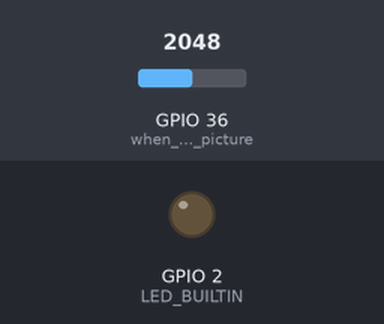
This sketch was run on a simulated ESP32. On the bench: output pins drawn as LEDs (lit = HIGH). The test bench sets the inputs (shaded band); at power-on: GPIO 36 (when_HIGH_take_picture) = 2048. Storage starts empty; random numbers use the default seed unless the sketch sets one; the camera gives no picture; what the sketch prints to the serial monitor is not drawn.

Above: at 1.5 s.
1.6 s: GPIO 36 (when_HIGH_take_picture) set to 1056
4.7 s: GPIO 36 (when_HIGH_take_picture) set to 948
At 5.9 s:
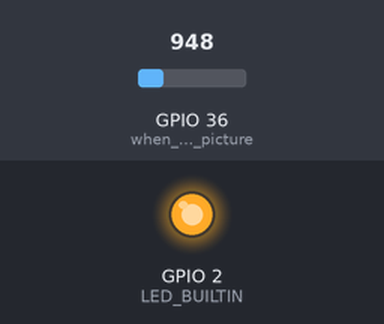
6.3 s: GPIO 36 (when_HIGH_take_picture) set to 1040
At 6.7 s:
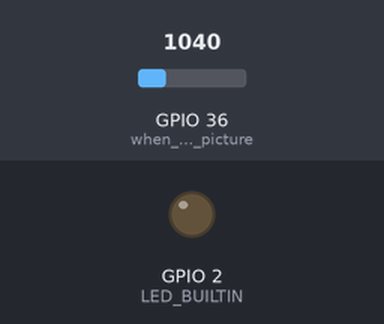
9.4 s: GPIO 36 (when_HIGH_take_picture) set to 960
At 11.0 s:
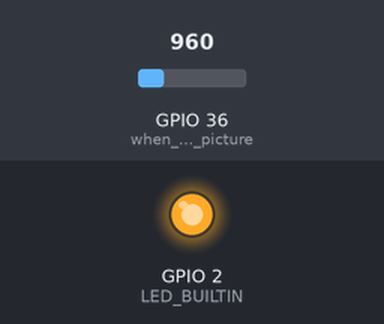
Timing chart, 0 to 12.2 s (numbered marks = the images above; inputs shaded):
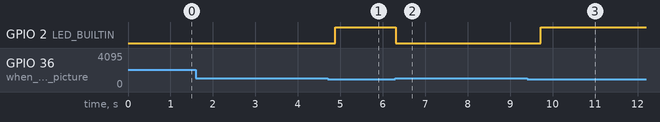

The sketch:

image-sd-touch-oled-count.ino
```cpp
/*
typedef enum {
    FRAMESIZE_96X96,    // 96x96
    FRAMESIZE_QQVGA,    // 160x120
    FRAMESIZE_QCIF,     // 176x144
    FRAMESIZE_HQVGA,    // 240x176
    FRAMESIZE_240X240,  // 240x240
    FRAMESIZE_QVGA,     // 320x240
    FRAMESIZE_CIF,      // 400x296
    FRAMESIZE_HVGA,     // 480x320
    FRAMESIZE_VGA,      // 640x480
    FRAMESIZE_SVGA,     // 800x600
    FRAMESIZE_XGA,      // 1024x768
    FRAMESIZE_HD,       // 1280x720
    FRAMESIZE_SXGA,     // 1280x1024
    FRAMESIZE_UXGA,     // 1600x1200
    // 3MP Sensors
    FRAMESIZE_FHD,      // 1920x1080
    FRAMESIZE_P_HD,     //  720x1280
    FRAMESIZE_P_3MP,    //  864x1536
    FRAMESIZE_QXGA,     // 2048x1536
    // 5MP Sensors
    FRAMESIZE_QHD,      // 2560x1440
    FRAMESIZE_WQXGA,    // 2560x1600
    FRAMESIZE_P_FHD,    // 1080x1920
    FRAMESIZE_QSXGA,    // 2560x1920
    FRAMESIZE_INVALID
} framesize_t;
*
*
*
typedef enum {
    PIXFORMAT_RGB565,    // 2BPP/RGB565
    PIXFORMAT_YUV422,    // 2BPP/YUV422
    PIXFORMAT_YUV420,    // 1.5BPP/YUV420
    PIXFORMAT_GRAYSCALE, // 1BPP/GRAYSCALE
    PIXFORMAT_JPEG,      // JPEG/COMPRESSED
    PIXFORMAT_RGB888,    // 3BPP/RGB888
    PIXFORMAT_RAW,       // RAW
    PIXFORMAT_RGB444,    // 3BP2P/RGB444
    PIXFORMAT_RGB555,    // 3BP2P/RGB555
} pixformat_t;

*

*/

#include "esp_camera.h"
#include "FS.h"
#include "SD.h"
#include "SPI.h"

//#define CAMERA_MODEL_XIAO_ESP32S3 // Has PSRAM


//#if defined(CAMERA_MODEL_XIAO_ESP32S3)
#define PWDN_GPIO_NUM     -1
#define RESET_GPIO_NUM    -1
#define XCLK_GPIO_NUM     10
#define SIOD_GPIO_NUM     40
#define SIOC_GPIO_NUM     39

#define Y9_GPIO_NUM       48
#define Y8_GPIO_NUM       11
#define Y7_GPIO_NUM       12
#define Y6_GPIO_NUM       14
#define Y5_GPIO_NUM       16
#define Y4_GPIO_NUM       18
#define Y3_GPIO_NUM       17
#define Y2_GPIO_NUM       15
#define VSYNC_GPIO_NUM    38
#define HREF_GPIO_NUM     47
#define PCLK_GPIO_NUM     13

//#else
//#error "Camera model not selected"
//#endif

//#include "camera_pins.h"

//int myNextImage = 5000;   //seconds between images
unsigned long lastCaptureTime = 0; // Last shooting time
int imageCount = 1;                // File Counter
bool camera_sign = false;          // Check camera status
bool sd_sign = false;              // Check sd status

// Save pictures to SD card
void photo_save(const char * fileName) {
  // Take a photo
  camera_fb_t *fb = esp_camera_fb_get();
  if (!fb) {
    Serial.println("Failed to get camera frame buffer");
    return;
  }
  // Save photo to file
  writeFile(SD, fileName, fb->buf, fb->len);

   // Calculate file size in KB
  float fileSizeKB = fb->len / 1024.0;

  // Print the file size
 Serial.printf("File size: %.2f KB\n", fileSizeKB);

  // Release image buffer
  esp_camera_fb_return(fb);

 // Serial.println("Photo saved to file");
}

// SD card write file
void writeFile(fs::FS &fs, const char * path, uint8_t * data, size_t len){
   // Serial.printf("Writing file: %s\n", path);

    File file = fs.open(path, FILE_WRITE);
    if(!file){
        Serial.println("Failed to open file for writing");
        return;
    }
    if(file.write(data, len) == len){
      //  Serial.println("File written");
    } else {
        Serial.println("Write failed");
    }
    file.close();
}

void setup() {
  Serial.begin(115200);
  pinMode(A0, INPUT);    // when HIGH take picture
  pinMode(LED_BUILTIN,OUTPUT);
  randomSeed(analogRead(A0));  // Seed the random number generator
  imageCount = random(100000);  // so the filename count starts different each time
  if(!Serial){delay(3000);} // This is non-blocking. Does add a delay which can be useful when things go bad.
  // while (!Serial) {delay(10);} // blocking


  camera_config_t config;
  config.ledc_channel = LEDC_CHANNEL_0;
  config.ledc_timer = LEDC_TIMER_0;
  config.pin_d0 = Y2_GPIO_NUM;
  config.pin_d1 = Y3_GPIO_NUM;
  config.pin_d2 = Y4_GPIO_NUM;
  config.pin_d3 = Y5_GPIO_NUM;
  config.pin_d4 = Y6_GPIO_NUM;
  config.pin_d5 = Y7_GPIO_NUM;
  config.pin_d6 = Y8_GPIO_NUM;
  config.pin_d7 = Y9_GPIO_NUM;
  config.pin_xclk = XCLK_GPIO_NUM;
  config.pin_pclk = PCLK_GPIO_NUM;
  config.pin_vsync = VSYNC_GPIO_NUM;
  config.pin_href = HREF_GPIO_NUM;
  config.pin_sscb_sda = SIOD_GPIO_NUM;
  config.pin_sscb_scl = SIOC_GPIO_NUM;
  config.pin_pwdn = PWDN_GPIO_NUM;
  config.pin_reset = RESET_GPIO_NUM;
  config.xclk_freq_hz = 20000000;
  config.frame_size = FRAMESIZE_UXGA;
  config.pixel_format = PIXFORMAT_JPEG; // for streaming
  config.grab_mode = CAMERA_GRAB_WHEN_EMPTY;
  config.fb_location = CAMERA_FB_IN_PSRAM;
  config.jpeg_quality = 12;   // 2 best 12 fine
  config.fb_count = 1;

  // if PSRAM IC present, init with UXGA resolution and higher JPEG quality
  //                      for larger pre-allocated frame buffer.
  if(config.pixel_format == PIXFORMAT_JPEG){
    if (psramFound()) {
      Serial.println("PSRAM has been successfully detected.");
    } else {
      Serial.println("PSRAM was NOT detected.");
    }
    if(psramFound()){
      config.jpeg_quality = 10;  //12 low quality --> 4 high quality but causes issues
      config.fb_count = 2;
      config.grab_mode = CAMERA_GRAB_LATEST;
    } else {
      // Limit the frame size when PSRAM is not available
      config.frame_size = FRAMESIZE_SVGA;
      config.fb_location = CAMERA_FB_IN_DRAM;
    }
  } else {
    // Best option for face detection/recognition
    config.frame_size = FRAMESIZE_240X240;
#if CONFIG_IDF_TARGET_ESP32S3
    config.fb_count = 2;
#endif
  }

  // camera init
  esp_err_t err = esp_camera_init(&config);
  if (err != ESP_OK) {
    Serial.printf("Camera init failed with error 0x%x", err);
    return;
  }

  camera_sign = true; // Camera initialization check passes

  // Initialize SD card
  if(!SD.begin(21)){
    Serial.println("Card Mount Failed");
    return;
  }
  uint8_t cardType = SD.cardType();

  // Determine if the type of SD card is available
  if(cardType == CARD_NONE){
    Serial.println("No SD card attached");
    return;
  }

  Serial.print("SD Card Type: ");
  if(cardType == CARD_MMC){
    Serial.println("MMC");
  } else if(cardType == CARD_SD){
    Serial.println("SDSC");
  } else if(cardType == CARD_SDHC){
    Serial.println("SDHC");
  } else {
    Serial.println("UNKNOWN");
  }

  sd_sign = true; // sd initialization check passes


}

void loop() {
    int myA0 = analogRead(A0);
  // Camera & SD available, start taking pictures
  if(camera_sign && sd_sign){
    if (myA0 > 1000){  // actually the max is 4095
      digitalWrite(LED_BUILTIN, LOW);  // onboard LED on (weird)

      Serial.println("Picture taken since A0 was: "+ String(myA0));
      char filename[32];
      sprintf(filename, "/image%d.jpg", imageCount);
      photo_save(filename);
      Serial.printf("Saved picture：%s\n", filename);
      imageCount++;

      delay(500); // so we don't take too many images too fast
      digitalWrite(LED_BUILTIN, HIGH);  // on board LED off (weird)
      Serial.println();
  }
  }
}
```

Measured:
- the behaviour switches between 1001 and 1000 on GPIO 36 (when_HIGH_take_picture) (found by bisection; images 0 and 1)
- after the input at 4.7 s, GPIO 2 (LED_BUILTIN): LOW → HIGH after 0.19 s
- after the input at 6.3 s, GPIO 2 (LED_BUILTIN): HIGH → LOW at once
- after the input at 9.4 s, GPIO 2 (LED_BUILTIN): LOW → HIGH after 0.33 s
